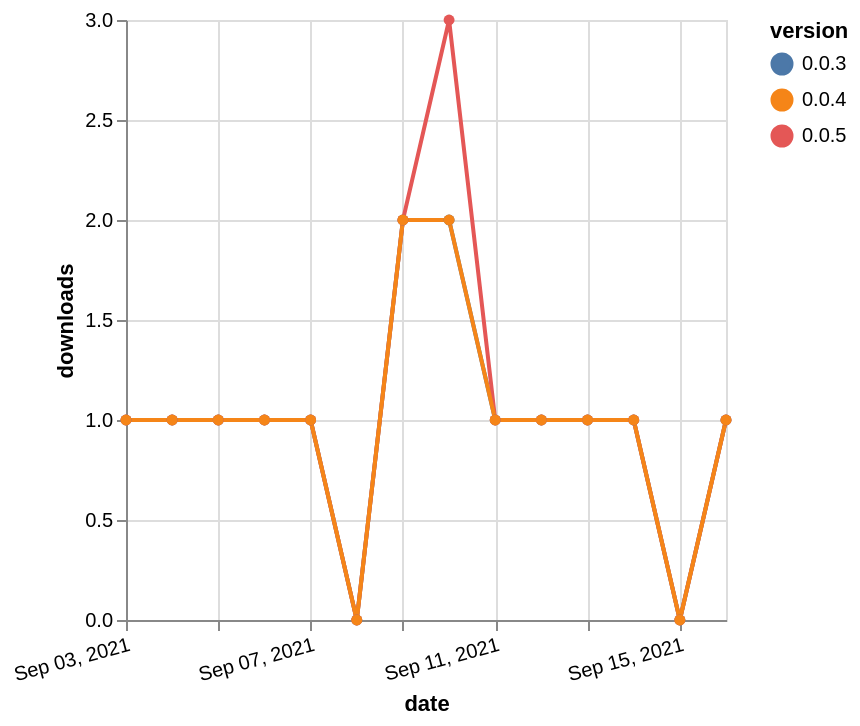

Source (Vega-Lite JSON):
### Vega-Lite specification from a JSON file in a GitHub repository (floating-point values rounded to 4 significant figures)
{"$schema": "https://vega.github.io/schema/vega-lite/v5.json", "description": "A simple bar chart with embedded data.", "data": {"values": [{"date": "2021-09-03", "total": 151, "delta": 1, "version": "0.0.3"}, {"date": "2021-09-04", "total": 152, "delta": 1, "version": "0.0.3"}, {"date": "2021-09-05", "total": 153, "delta": 1, "version": "0.0.3"}, {"date": "2021-09-06", "total": 154, "delta": 1, "version": "0.0.3"}, {"date": "2021-09-07", "total": 155, "delta": 1, "version": "0.0.3"}, {"date": "2021-09-08", "total": 155, "delta": 0, "version": "0.0.3"}, {"date": "2021-09-09", "total": 157, "delta": 2, "version": "0.0.3"}, {"date": "2021-09-10", "total": 159, "delta": 2, "version": "0.0.3"}, {"date": "2021-09-11", "total": 160, "delta": 1, "version": "0.0.3"}, {"date": "2021-09-12", "total": 161, "delta": 1, "version": "0.0.3"}, {"date": "2021-09-13", "total": 162, "delta": 1, "version": "0.0.3"}, {"date": "2021-09-14", "total": 163, "delta": 1, "version": "0.0.3"}, {"date": "2021-09-15", "total": 163, "delta": 0, "version": "0.0.3"}, {"date": "2021-09-16", "total": 164, "delta": 1, "version": "0.0.3"}, {"date": "2021-09-03", "total": 150, "delta": 1, "version": "0.0.5"}, {"date": "2021-09-04", "total": 151, "delta": 1, "version": "0.0.5"}, {"date": "2021-09-05", "total": 152, "delta": 1, "version": "0.0.5"}, {"date": "2021-09-06", "total": 153, "delta": 1, "version": "0.0.5"}, {"date": "2021-09-07", "total": 154, "delta": 1, "version": "0.0.5"}, {"date": "2021-09-08", "total": 154, "delta": 0, "version": "0.0.5"}, {"date": "2021-09-09", "total": 156, "delta": 2, "version": "0.0.5"}, {"date": "2021-09-10", "total": 159, "delta": 3, "version": "0.0.5"}, {"date": "2021-09-11", "total": 160, "delta": 1, "version": "0.0.5"}, {"date": "2021-09-12", "total": 161, "delta": 1, "version": "0.0.5"}, {"date": "2021-09-13", "total": 162, "delta": 1, "version": "0.0.5"}, {"date": "2021-09-14", "total": 163, "delta": 1, "version": "0.0.5"}, {"date": "2021-09-15", "total": 163, "delta": 0, "version": "0.0.5"}, {"date": "2021-09-16", "total": 164, "delta": 1, "version": "0.0.5"}, {"date": "2021-09-03", "total": 127, "delta": 1, "version": "0.0.4"}, {"date": "2021-09-04", "total": 128, "delta": 1, "version": "0.0.4"}, {"date": "2021-09-05", "total": 129, "delta": 1, "version": "0.0.4"}, {"date": "2021-09-06", "total": 130, "delta": 1, "version": "0.0.4"}, {"date": "2021-09-07", "total": 131, "delta": 1, "version": "0.0.4"}, {"date": "2021-09-08", "total": 131, "delta": 0, "version": "0.0.4"}, {"date": "2021-09-09", "total": 133, "delta": 2, "version": "0.0.4"}, {"date": "2021-09-10", "total": 135, "delta": 2, "version": "0.0.4"}, {"date": "2021-09-11", "total": 136, "delta": 1, "version": "0.0.4"}, {"date": "2021-09-12", "total": 137, "delta": 1, "version": "0.0.4"}, {"date": "2021-09-13", "total": 138, "delta": 1, "version": "0.0.4"}, {"date": "2021-09-14", "total": 139, "delta": 1, "version": "0.0.4"}, {"date": "2021-09-15", "total": 139, "delta": 0, "version": "0.0.4"}, {"date": "2021-09-16", "total": 140, "delta": 1, "version": "0.0.4"}]}, "width": "container", "mark": {"type": "line", "point": {"filled": true}}, "encoding": {"x": {"field": "date", "type": "temporal", "timeUnit": "yearmonthdate", "title": "date", "axis": {"labelAngle": -15}}, "y": {"field": "delta", "type": "quantitative", "title": "downloads"}, "color": {"field": "version", "type": "nominal"}, "tooltip": {"field": "delta"}}}
